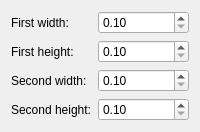
<?xml version="1.0" encoding="UTF-8"?>
<ui version="4.0">
 <class>KWinFloatConfig</class>
 <widget class="QWidget" name="KWinFloatConfig">
  <layout class="QFormLayout" name="formLayout">
   <item row="0" column="0">
    <widget class="QLabel" name="label_WIDTH_1">
     <property name="text">
      <string>First width:</string>
     </property>
    </widget>
   </item>
   <item row="0" column="1">
    <widget class="QDoubleSpinBox" name="kcfg_WIDTH_1">
     <property name="minimum">
      <double>0.1</double>
     </property>
     <property name="maximum">
      <double>1.0</double>
     </property>
     <property name="singleStep">
      <double>0.05</double>
     </property>
    </widget>
   </item>
   <item row="1" column="0">
    <widget class="QLabel" name="label_HEIGHT_1">
     <property name="text">
      <string>First height:</string>
     </property>
    </widget>
   </item>
   <item row="1" column="1">
    <widget class="QDoubleSpinBox" name="kcfg_HEIGHT_1">
     <property name="minimum">
      <double>0.1</double>
     </property>
     <property name="maximum">
      <double>1.0</double>
     </property>
     <property name="singleStep">
      <double>0.05</double>
     </property>
    </widget>
   </item>
   <item row="2" column="0">
    <widget class="QLabel" name="label_WIDTH_2">
     <property name="text">
      <string>Second width:</string>
     </property>
    </widget>
   </item>
   <item row="2" column="1">
    <widget class="QDoubleSpinBox" name="kcfg_WIDTH_2">
     <property name="minimum">
      <double>0.1</double>
     </property>
     <property name="maximum">
      <double>1.0</double>
     </property>
     <property name="singleStep">
      <double>0.05</double>
     </property>
    </widget>
   </item>
   <item row="3" column="0">
    <widget class="QLabel" name="label_HEIGHT_2">
     <property name="text">
      <string>Second height:</string>
     </property>
    </widget>
   </item>
   <item row="3" column="1">
    <widget class="QDoubleSpinBox" name="kcfg_HEIGHT_2">
     <property name="minimum">
      <double>0.1</double>
     </property>
     <property name="maximum">
      <double>1.0</double>
     </property>
     <property name="singleStep">
      <double>0.05</double>
     </property>
    </widget>
   </item>
  </layout>
 </widget>
 <resources/>
 <connections/>
</ui>
